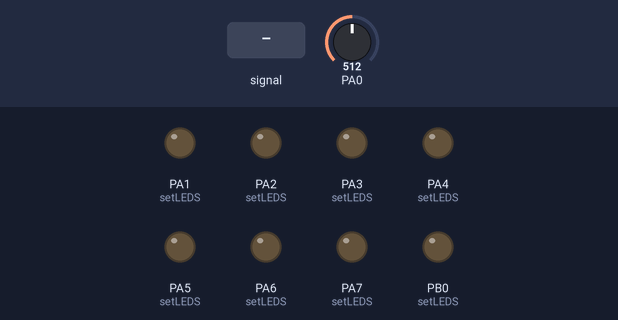
Simulated run of this program. Board: ATtiny84, built with avr-gcc and emulated at 8 MHz. Shown: output pins drawn as LEDs (lit = HIGH). Dashed ring = blinking. The inputs (shaded band) are chosen by the test bench; at power-on: PA0 = 512.

Above: at 1.2 s.
1.3 s: PA0 fed a 2 Hz sine of ±306 counts around its level
At 1.9 s:
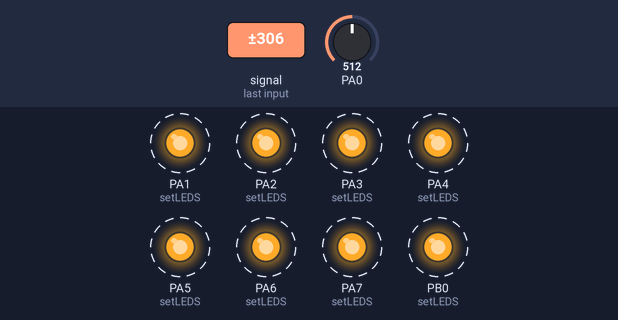
4.3 s: PA0 set to 900
At 6.3 s:
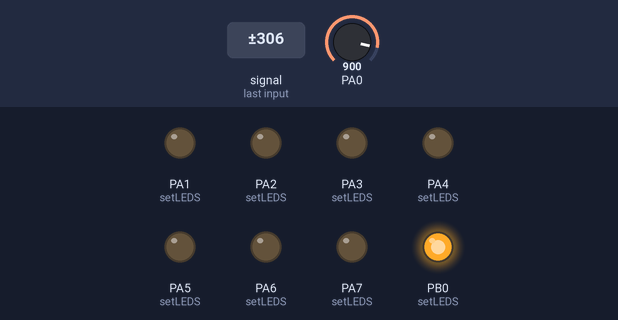
At 6.9 s:
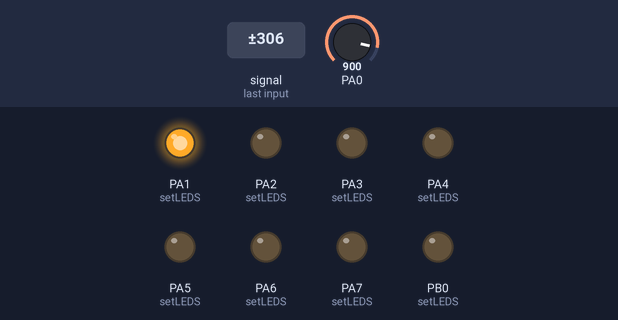
Timing chart, 0 to 19.3 s (numbered marks = the images above; inputs shaded):
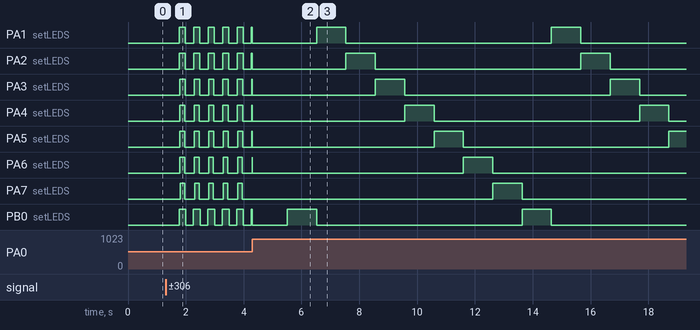

Measured:
- after the input at 1.3 s, PA3 (setLEDS): alternates HIGH for 0.20 s and LOW for 0.30 s, starting after 0.48 s; PA4 (setLEDS): alternates HIGH for 0.19 s and LOW for 0.31 s, starting after 0.49 s
- after the input at 4.3 s, PA5 (setLEDS): alternates HIGH for 1.0 s and LOW for 6.7 s, starting at once

The program:

main.c
```c
///
// A simple program for the ATtiny84 that blinks an LED.
//
// electronut.in
//


#include <avr/io.h>
#include <string.h>
#include <util/delay.h>
#include <avr/interrupt.h>

#define F_CPU 8000000


// mode = 0 => audio
// mode = 1 => cylon
volatile char mode = 0;


volatile int nTimer0 = 0;
volatile char pin = 0;
// Timer 0 overflow interrupt handler
ISR(TIM0_OVF_vect)
{
  if (mode == 1) {
    // for clock running at 8000000 Hz with prescalar of 1024
    // 8-bit counter overflows = 8000000/1024/256 = 30.52 every second
    if (nTimer0 == 31) {
      // toggle PB1
      PORTA = 0;
      PORTB = 0;
      if (pin == 0) {
        PORTB |= (1 << PB0);
      }
      PORTA |= (1 << pin++);
      if (pin > 7) {
        pin = 0;
      }
      // reset
      nTimer0 = 0;
    }

    // increment count
    nTimer0++;
  }
}

volatile int adcVal = 0;
volatile int qcount = 0;

// ADC interrupt
ISR(ADC_vect)
{
   // use h/l regs
  unsigned char adcl = ADCL;
  unsigned char adch = ADCH;
  int result = (adch << 8) | adcl;

  adcVal = 512 - result;

  // do next conversion
  ADCSRA |= (1 << ADSC);
}

// switch on/off LED pins according to intensity
void setLEDS(int val)
{
  if(val > 32) {
    PORTB |= (1 << PB0);
  }
  else {
    PORTB &= ~(1 << PB0);
  }

  if(val > 64) {
    PORTA |= (1 << PA1);
  }
  else {
    PORTA &= ~(1 << PA1);
  }

  if(val > 80) {
    PORTA |= (1 << PA2);
  }
  else {
    PORTA &= ~(1 << PA2);
  }

  if(val > 100) {
    PORTA |= (1 << PA3);
  }
  else {
    PORTA &= ~(1 << PA3);
  }

  if(val > 120) {
    PORTA |= (1 << PA4);
  }
  else {
    PORTA &= ~(1 << PA4);
  }

  if(val > 140) {
    PORTA |= (1 << PA5);
  }
  else {
    PORTA &= ~(1 << PA5);
  }

  if(val > 160) {
    PORTA |= (1 << PA6);
  }
  else {
    PORTA &= ~(1 << PA6);
  }

  if(val > 180) {
    PORTA |= (1 << PA7);
  }
  else {
    PORTA &= ~(1 << PA7);
  }
}

int main (void)
{
  // set output
  DDRB = (1 << PB0);
  DDRA |= (1 << PA1) | (1 << PA2) | (1 << PA3) | (1 << PA4) |
    (1 << PA5) | (1 << PA6) | (1 << PA7);


  // disable interrupts
  cli();

  // ************************************
  // set up ADC:

  // set divisor to 8
  ADCSRA |= (1<<ADPS1)|(1<<ADPS0);
  // enable ADC
  ADCSRA |= (1 << ADEN);
  // enable auto conversion, enable interrupt
  //ADCSRA |= (1 << ADATE);
  ADCSRA |= (1 << ADIE);
  // convert first value
  ADCSRA |= (1 << ADSC);

  // ************************************

  // set 8-bit timer
  // set prescaler to 1024
  TCCR0B |= (1 << CS02) | (1 << CS00);
  // set overflow interrupt enable
  TIMSK0 |= (1 << TOIE0);

  // enable interrupts
  sei();

  //#endif


  while (1) {

    if (adcVal < 32) {
      qcount++;
      // switch to vis mode
      mode = 0;
    }
    else {
      qcount = 0;
    }

    if (qcount > 100) {
      mode = 1;
    }

    if (mode == 0) {
      setLEDS(adcVal);
    }

    _delay_ms(5);
  }

  return 1;
}
```
